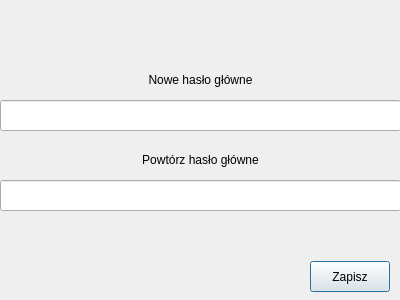
<?xml version="1.0" encoding="UTF-8"?>
<ui version="4.0">
 <class>Dialog</class>
 <widget class="QDialog" name="Dialog">
  <property name="geometry">
   <rect>
    <x>0</x>
    <y>0</y>
    <width>400</width>
    <height>300</height>
   </rect>
  </property>
  <property name="windowTitle">
   <string>Zmień hasło główne</string>
  </property>
  <widget class="QLabel" name="label">
   <property name="geometry">
    <rect>
     <x>0</x>
     <y>70</y>
     <width>401</width>
     <height>20</height>
    </rect>
   </property>
   <property name="text">
    <string>Nowe hasło główne</string>
   </property>
   <property name="alignment">
    <set>Qt::AlignCenter</set>
   </property>
  </widget>
  <widget class="QLabel" name="label_2">
   <property name="geometry">
    <rect>
     <x>0</x>
     <y>150</y>
     <width>401</width>
     <height>20</height>
    </rect>
   </property>
   <property name="text">
    <string>Powtórz hasło główne</string>
   </property>
   <property name="alignment">
    <set>Qt::AlignCenter</set>
   </property>
  </widget>
  <widget class="QLineEdit" name="master_password_line_edit">
   <property name="geometry">
    <rect>
     <x>0</x>
     <y>100</y>
     <width>401</width>
     <height>31</height>
    </rect>
   </property>
  </widget>
  <widget class="QLineEdit" name="master_password2_line_edit">
   <property name="geometry">
    <rect>
     <x>0</x>
     <y>180</y>
     <width>401</width>
     <height>31</height>
    </rect>
   </property>
  </widget>
  <widget class="QPushButton" name="save_button">
   <property name="geometry">
    <rect>
     <x>310</x>
     <y>261</y>
     <width>80</width>
     <height>31</height>
    </rect>
   </property>
   <property name="text">
    <string>Zapisz</string>
   </property>
  </widget>
 </widget>
 <resources/>
 <connections/>
</ui>
